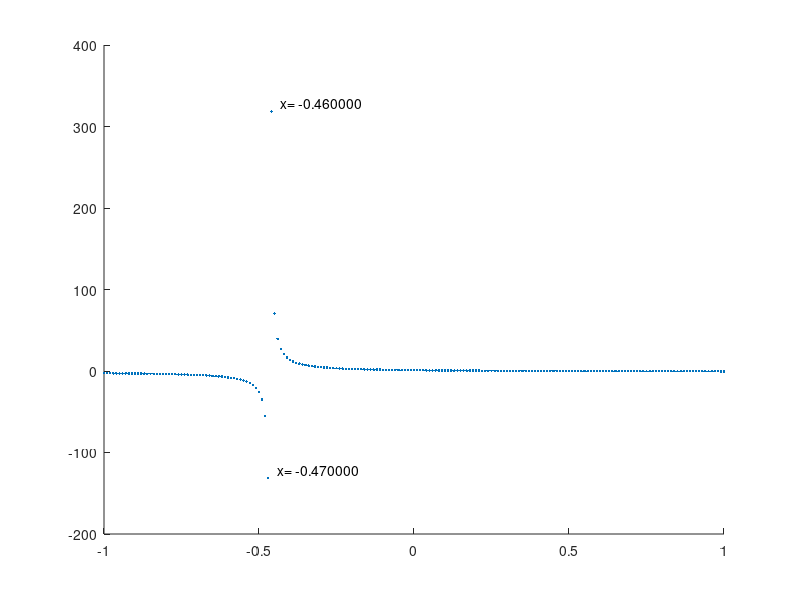
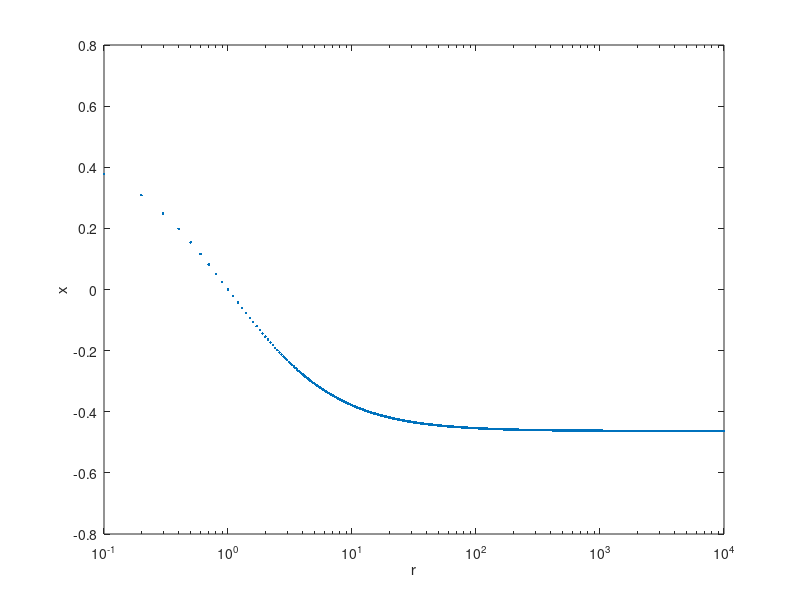

Here is the MATLAB script that generated these plots, in order:
close all
x=-1:0.01:1;
d=0.5371;
r = (1-x-d)./(1+x-d);
figure
[ymax,maxin]=max(r);
[ymin,minin]=min(r);
hold on
plot(x,r,'.');
text(x(maxin)+0.03,ymax+10,sprintf('x= %f',x(maxin)))
text(x(minin)+0.03,ymin+10,sprintf('x= %f',x(minin)))
hold off

r=0:0.1:10000;
d=0.5371;
x = (1-r)*(1-d)./(1+r);
figure
% [ymax,maxin]=max(r);
% [ymin,minin]=min(r);
% hold on
semilogx(r,x,'.');
xlabel('r')
ylabel('x')
% text(x(maxin)+0.03,ymax+10,sprintf('x= %f',x(maxin)))
% text(x(minin)+0.03,ymin+10,sprintf('x= %f',x(minin)))
% hold off
